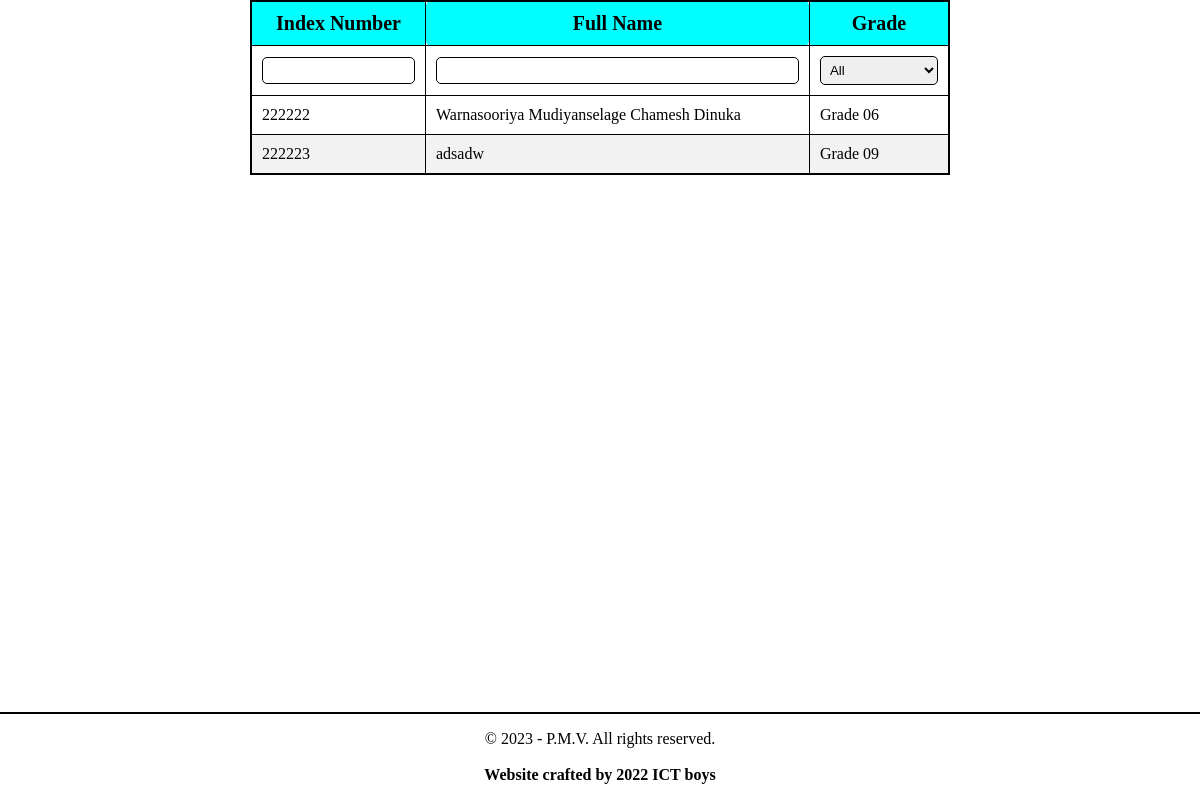
The page /student/ on the database its author committed.
### StudentInfoHandler/models.py (models this page shows, shortened)
class StudentInfo(models.Model):
    index_number = models.CharField(primary_key=True, unique=True, max_length=8)
    full_name = models.CharField(max_length=255)
    name_with_initials = models.CharField(max_length=255)
    date_of_birth = models.CharField(max_length=20)
    gender = models.CharField(max_length=1)
    enrolled_date = models.CharField(max_length=20)
    address = models.TextField()
    special_notes = models.TextField()
    class_info = models.ForeignKey(
        'EDUInfoHandler.ClassInfo', on_delete=models.CASCADE
        )
    RFID_key = models.TextField()

### StudentInfoHandler/views.py (the view)
# urls.py: path("", StudentListView.as_view(), name="StudentListView"),
class StudentListView(View):
    def get(self, request):
        log_file('Requested Student List')
        data = request.GET
        filter_kwargs = {}
        try:
            if data['class'] != 'all':
                filter_kwargs['class_info'] = ClassInfo.objects.get(id=data['class'])
        except:
            pass
        try:
            filter_kwargs['full_name__contains'] = data['name']
        except:
            pass
        try:
            filter_kwargs['index_number__contains'] = data['index_number']
        except:
            pass
        students_filtered = StudentInfo.objects.filter(**filter_kwargs)[:100]
        return_data = []
        for student in students_filtered:
            return_data.append({
                "index_number" : student.index_number,
                "student_name" : student.full_name,
                "class" : 'Grade ' + student.class_info.class_name
            })
        if data.get('data'):
            log_file(f'Returnng JSON of {return_data}')
            return JsonResponse(return_data, safe=False)
        log_file(f'Returnng rendered {return_data}')
        return render(request, template_name="all_students_admin.html", context={
            'students': return_data,
            'current_classes': ClassInfo.objects.all().order_by('class_name')
            })

### manage.py (called while the page is built)
def log_file(string):
    if settings.DEBUG:
        with open('log.txt', 'a') as f:
            f.write(f'[{datetime.now().strftime("%d/%m/%Y %H:%M:%S")}] {string} \n')

### StudentInfoHandler/templates/all_students_admin.html (shortened to what this page needs)
<!DOCTYPE html>
<html lang="en">
<head>
</head>
<body>
  <table class="my-table" border="1">
    <colgroup>
      <col span="1" style="width: 25%;">
      <col span="1" style="width: 55%;">
      <col span="1" style="width: 20%;">
    </colgroup>
    <thead>
      <tr>
        <td><b>Index Number</b></td>
        <td><b>Full Name</b></td>
        <td><b>Grade</b></td>
      </tr>
    </thead>
    <tr>
      <td><input type="number" name="integerInput"  id="index_number"></td>
      <td><input type="text" name="charInput" id="student_name"></td>
      <td>
        <select id="grade" onchange="changeGrade()">
          <option value="all">All</option>
        </select>
      </td>
    </tr>
    <tbody>
      {% for student in students %}
      <tr>
        <td>
          {{ student.index_number }}
        </td>
        <td>
          <a href="/student/{{ student.index_number }}">{{ student.student_name }}</a>
        </td>
        <td>
          {{ student.class }}
        </td>
      </tr>
      {% endfor %}
    </tbody>
  </table>
  <br>
  <footer>
    <p>&copy; 2023 - P.M.V. All rights reserved.<br><br><b>Website crafted by 2022 ICT boys</b></p>
  </footer>
</body>
</html>

### StudentInfoHandler/templates/all_students_admin.html (style rules this page uses)
body { margin: 0px; }
.my-table { border-collapse: collapse; width: 100%; max-width: 700px; margin: 0 auto; color: #000000; border: 2px solid black; }
table { margin: 10px; }
thead { background-color: aqua; text-align: center; font-size: 20px; }
.my-table td { padding: 10px; border: 1px solid #000000; border-radius: 5px; }
.my-table tr:nth-child(even) { background-color: #f2f2f2; }
.my-table input[type="number"], .my-table input[type="text"], .my-table select { padding: 5px; border-radius: 5px; border: 1px solid #000000; width: 100%; box-sizing: border-box; }
footer { position: absolute; bottom: 0px; margin-top: auto; background-color: #ffffff; width: 100%; text-align: center; border-top: 2px solid black; padding: 0px; }
a { text-decoration: none; color: #000000; }

### rows shown on the page
StudentInfo: index_number "222222", student_name "Warnasooriya Mudiyanselage Chamesh Dinuka"
StudentInfo: index_number "222223", student_name "adsadw"

### other values the page prints
{{ student.class }} "Grade 06" "Grade 09"
